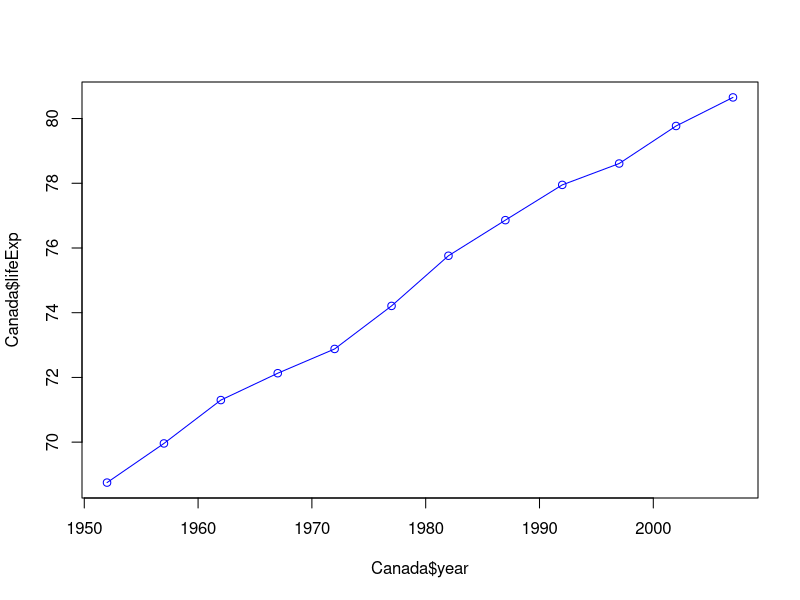

Source code (R):
#Plot Life Expectancy over the years for Canada

#Read data into R table
myDataFull <- read.table("../Data/gapminder.txt", header=TRUE)

#Select Canada's info
Canada <- myDataFull[myDataFull$country=="Canada",]


# Open the file
plot(Canada$year,Canada$lifeExp,col="blue", type = "o")

# Close the file

